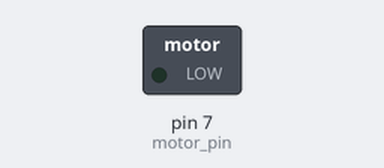
This sketch was run on a simulated Arduino Uno, built with avr-gcc and run on an emulated ATmega328P. Shown: switched loads named in the sketch (green lamp = pin HIGH). Dashed ring = blinking.

Above: at 0.6 s.
Timing chart, 0 to 5.9 s (numbered marks = the images above):
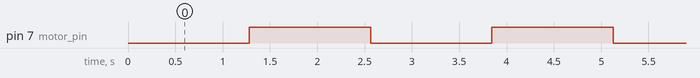

The sketch:

motorchick.ino
```cpp
#define motor_pin 7

void setup()
{
  pinMode(motor_pin, OUTPUT);
}

void loop()
{
  for (int velocity = 0; velocity <= 255; velocity++){
    analogWrite(motor_pin, velocity);
    delay(10);
  }}
```

Measured:
- by itself, pin 7 (motor_pin): alternates HIGH for 1.3 s and LOW for 1.3 s
